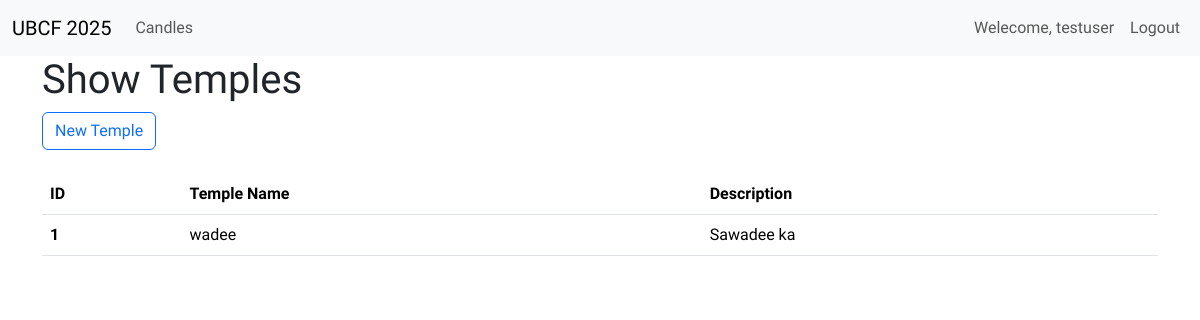
/temples (signed in), run on the app's committed database.
### ubcf/models.py (models this page shows, shortened)
class User(db.Model, UserMixin):
  id: Mapped[int] = mapped_column(Integer, primary_key=True)
  username: Mapped[str] = mapped_column(String(25), unique=True, nullable=False)
  email: Mapped[str] = mapped_column(String(50), unique=True, nullable=False)
  password: Mapped[str] = mapped_column(String(100), nullable=False)
  role_id: Mapped[int] = mapped_column(Integer, ForeignKey(Role.id), default=2)
  candles: Mapped[List['Candle']] = relationship(back_populates='user')
  role: Mapped[Role] = relationship(back_populates='users')

class Temple(db.Model):
  id: Mapped[int] = mapped_column(Integer, primary_key=True)
  name: Mapped[str] = mapped_column(String(100), nullable=False)
  description: Mapped[str] = mapped_column(Text, name=False)
  candles: Mapped[List['Candle']] = relationship(back_populates='temple')

### ubcf/routes.py (the view)
@app.route('/temples', methods=['GET', 'POST'])
@login_required
def temples():
  temples = db.session.scalars(db.select(Temple)).all()
  return render_template('temples/temples.html', title='Show Temples', temples=temples)

### ubcf/models.py (called while the page is built)
@login_manager.user_loader
def load_user(user_id):
  return db.session.get(User, int(user_id))

### ubcf/templates/temples/temples.html (shortened to what this page needs)
{% extends 'layout.html' %}
{% block content %}
  <div class="container">
    <h1>{{title}}</h1>
    <a href="{{url_for('new_temple')}}" class="btn btn-outline-primary">New Temple</a>
    <br>
    <br>
    <table class="table">
      <thead>
        <tr>
          <th scope="col">ID</th>
          <th scope="col">Temple Name</th>
          <th scope="col">Description</th>
        </tr>
      </thead>
      <tbody>
        {% for temple in temples %}
          <tr>
            <th scope="row">{{loop.index}}</th>
            <td>{{temple.name}}</td>
            <td>{{temple.description}}</td>
          </tr>
        {% endfor %}
      </tbody>
    </table>
  </div>
{% endblock %}

### ubcf/templates/navbar.html (shortened to what this page needs)
<nav class="navbar navbar-expand-lg navbar-light bg-light">
  <div class="container-fluid">
    <a class="navbar-brand" href="{{url_for('index')}}">UBCF 2025</a>
    <div class="collapse navbar-collapse" id="navbarNavDropdown">
      <ul class="navbar-nav me-auto">
        {% if current_user.role_id==2 %}
            <li class="nav-item">
              <a class="nav-link" href="{{url_for('candles')}}">Candles</a>
            </li>
        {% endif %}
      </ul>
      <ul class="navbar-nav">
        {% if current_user.is_authenticated %}
            <li class="nav-item">
              <a class="nav-link" href="#">Welecome, {{current_user.username}}</a>
            </li>
            <li class="nav-item">
              <a class="nav-link" href="{{url_for('logout')}}">Logout</a>
            </li>
        {% endif %}
      </ul>
    </div>
  </div>
</nav>

### ubcf/static/css/styles.css (style rules this page uses)
* { font-family: 'Itim', cursive; }

### data on the page
User: username "testuser"
Temple: name "wadee", description "Sawadee ka"

### other printed values
{{ title }} "Show Temples"
